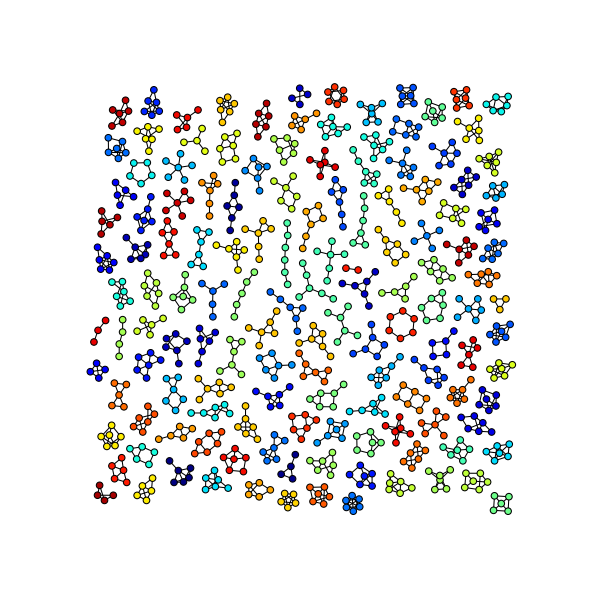

Python code for this plot:
#!/usr/bin/env python
"""
Atlas of all graphs of 6 nodes or less.

"""
__author__ = """Aric Hagberg ([email redacted])"""
#    Copyright (C) 2004 by 
#    Aric Hagberg <[email redacted]>
#    Dan Schult <[email redacted]>
#    Pieter Swart <[email redacted]>
#    All rights reserved.
#    BSD license.

import networkx as nx
from networkx.generators.atlas import *
from networkx.algorithms.isomorphism.isomorph import graph_could_be_isomorphic as isomorphic
import random
import simplejson as json

def save(G, fname):
    json.dump(dict(nodes=[[n, G.node[n]] for n in G.nodes()],
                   edges=[[u, v, G.edge[u][v]] for u,v in G.edges()]),
              open(fname, 'w'), indent=2)

def load(fname):
    G = nx.DiGraph()
    d = json.load(open(fname))
    G.add_nodes_from(d['nodes'])
    G.add_edges_from(d['edges'])
    return G


def atlas6():
    """ Return the atlas of all connected graphs of 6 nodes or less.
        Attempt to check for isomorphisms and remove.
    """

    Atlas=graph_atlas_g()[0:208] # 208
    # remove isolated nodes, only connected graphs are left
    U=nx.Graph() # graph for union of all graphs in atlas
    for G in Atlas: 
        zerodegree=[n for n in G if G.degree(n)==0]
        for n in zerodegree:
            G.remove_node(n)
        U=nx.disjoint_union(U,G)

    # list of graphs of all connected components        
    C=nx.connected_component_subgraphs(U)        
    
    UU=nx.Graph()        
    # do quick isomorphic-like check, not a true isomorphism checker     
    nlist=[] # list of nonisomorphic graphs
    for G in C:
        # check against all nonisomorphic graphs so far
        if not iso(G,nlist):
            nlist.append(G)
            UU=nx.disjoint_union(UU,G) # union the nonisomorphic graphs  
    return UU            

def iso(G1, glist):
    """Quick and dirty nonisomorphism checker used to check isomorphisms."""
    for G2 in glist:
        if isomorphic(G1,G2):
            return True
    return False        


if __name__ == '__main__':

    import networkx as nx

    G=atlas6()

    print("graph has %d nodes with %d edges"\
          %(nx.number_of_nodes(G),nx.number_of_edges(G)))
    print(nx.number_connected_components(G),"connected components")


    try:
        from networkx import graphviz_layout
    except ImportError:
        raise ImportError("This example needs Graphviz and either PyGraphviz or Pydot")

    import matplotlib.pyplot as plt
    plt.figure(1,figsize=(8,8))
    # layout graphs with positions using graphviz neato
    pos=nx.graphviz_layout(G,prog="neato")
    # color nodes the same in each connected subgraph
    C=nx.connected_component_subgraphs(G)
    for g in C:
        c=[random.random()]*nx.number_of_nodes(g) # random color...
        nx.draw(g,
             pos,
             node_size=40,
             node_color=c,
             vmin=0.0,
             vmax=1.0,
             with_labels=False
             )
    plt.savefig("atlas.png",dpi=75) 
    save(G,'test.json')  
    plt.show()